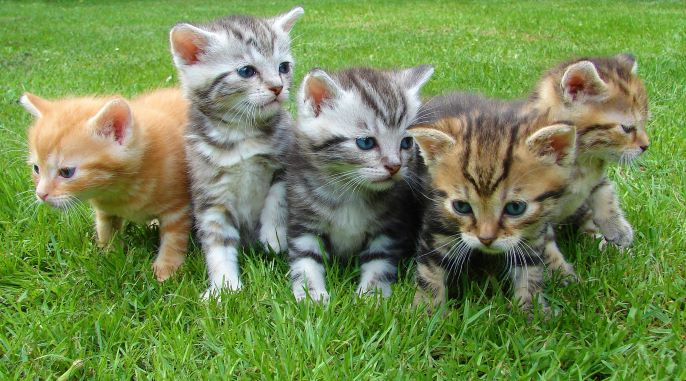
#> input picture Photos/cats.jpg, 686 x 381 px
$ python Thresholding.py
#> lines starting #> are read from the running program, lines starting #| are printed output that depends on the picture; after the words box and inside, x2 and y2 are one past the last pixel; in counts of white or black regions, pixels touching at a corner belong together
'''
Thresholding is a binarisation of an image. Converting an image into binary format.
'''
import cv2 as cv

img = cv.imread("./Photos/cats.jpg")
#> img is the input picture: shape (381, 686, 3); mean B, G, R 81.7, 139.1, 115.9
cv.imshow("Cats", img)

gray = cv.cvtColor(img, cv.COLOR_BGR2GRAY)
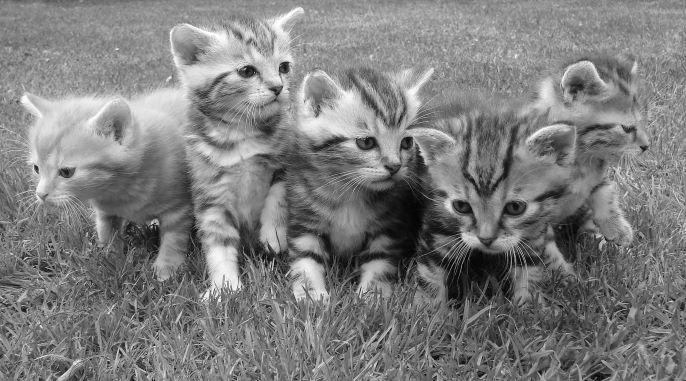
#> gray: shape (381, 686); min 1, max 255, mean 125.6
cv.imshow("Gray", gray)

# Simple Thresholding (In advanced, it won't work)
# thresh is the thresholded image,
# threshold is the same value that is passed(here 150)
threshold, thresh = cv.threshold(gray, 170, 255, cv.THRESH_BINARY)
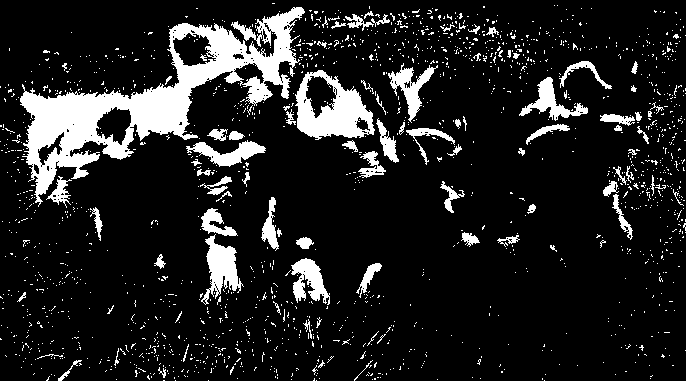
#> thresh: shape (381, 686); 13.1% white; 1684 white regions (1599 under 20 px), largest, box (x1, y1, x2, y2) and area: (20, 7, 305, 207) 14605, (295, 70, 375, 140) 2960, (201, 234, 244, 305) 1332
cv.imshow("Simple Thresholded", thresh)

threshold, thresh_inv = cv.threshold(gray, 170, 255, cv.THRESH_BINARY_INV)
cv.imshow("Simple Thresholded inverse", thresh_inv)


# Adaptive thresholding
# Blocksize --> the kernel size in which opencv uses to compute the mean value
# C --> value which is subtracted from the mean calculated to fine tune the value
adaptive_thresh = cv.adaptiveThreshold(
    gray, 255, cv.ADAPTIVE_THRESH_MEAN_C, cv.THRESH_BINARY_INV, 11, 3)
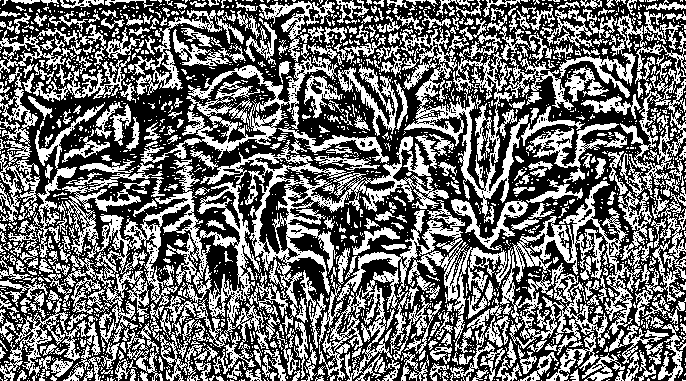
#> adaptive_thresh: shape (381, 686); 43.1% white; 2122 white regions (1682 under 20 px), largest, box (x1, y1, x2, y2) and area: (62, 159, 288, 349) 10005, (500, 181, 653, 355) 7545, (200, 136, 449, 317) 7021
cv.imshow("Adaptive thresholding", adaptive_thresh)

adaptive_thresh = cv.adaptiveThreshold(
    gray, 255, cv.ADAPTIVE_THRESH_GAUSSIAN_C, cv.THRESH_BINARY_INV, 11, 3)
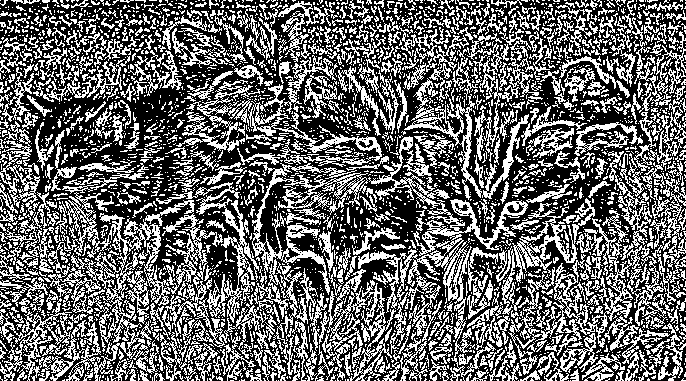
#> adaptive_thresh: shape (381, 686); 40.4% white in thin lines or dots
cv.imshow("Adaptive thresholding(Gaussian)", adaptive_thresh)


cv.waitKey(0)

$ run again, with Photos/Cat.jpg copied over Photos/cats.jpg
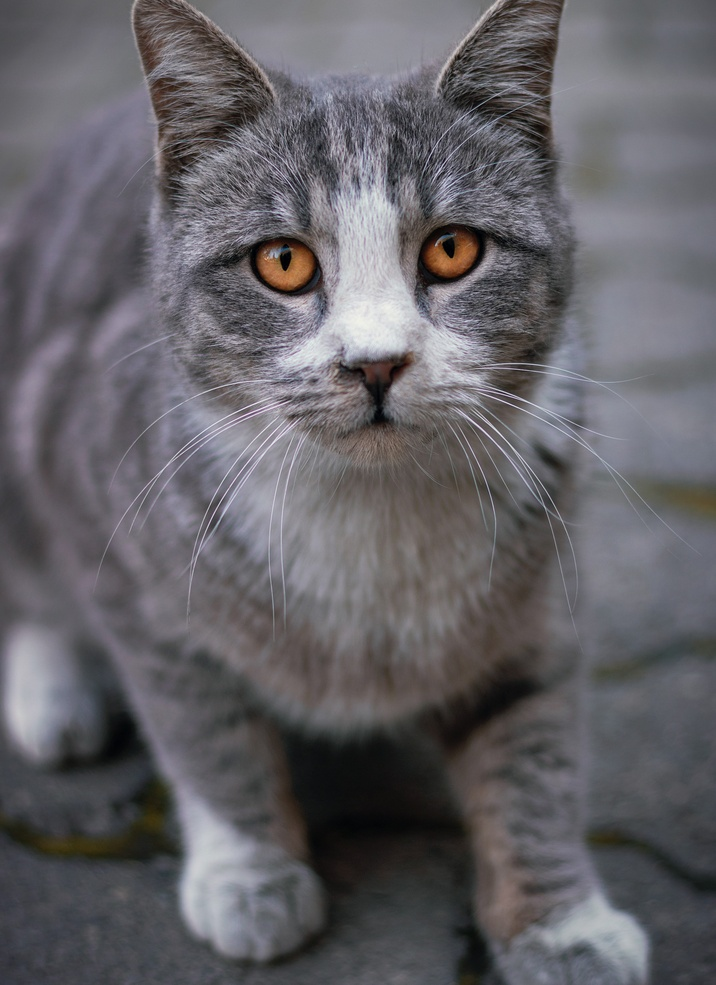
#> input picture Photos/Cat.jpg, 716 x 985 px, shrunk from 3568 x 4909 before the run
#> img is the input picture: shape (985, 716, 3); mean B, G, R 102, 97.3, 99.3
#> `threshold, thresh = cv.threshold(gray, 170, 255, cv.THRESH_BINARY)`:
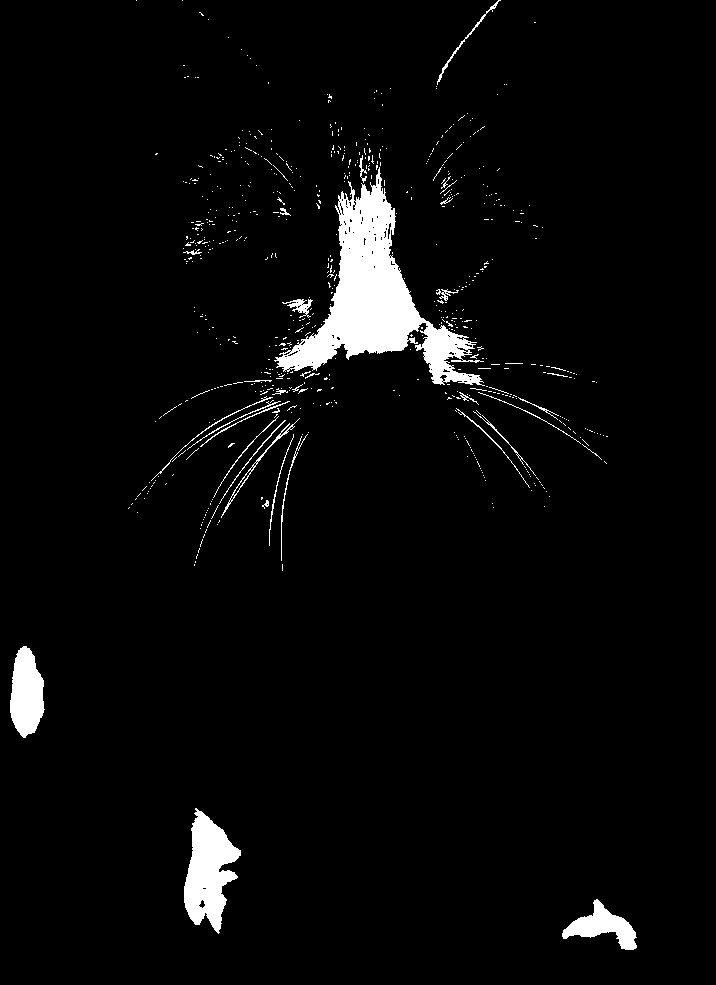
#> thresh: shape (985, 716); 3.8% white; 665 white regions (632 under 20 px), largest, box (x1, y1, x2, y2) and area: (274, 167, 485, 386) 14035, (184, 808, 241, 934) 4048, (10, 646, 45, 738) 2299
#> `adaptive_thresh = cv.adaptiveThreshold( gray, 255, cv.ADAPTIVE_THRESH_..`:
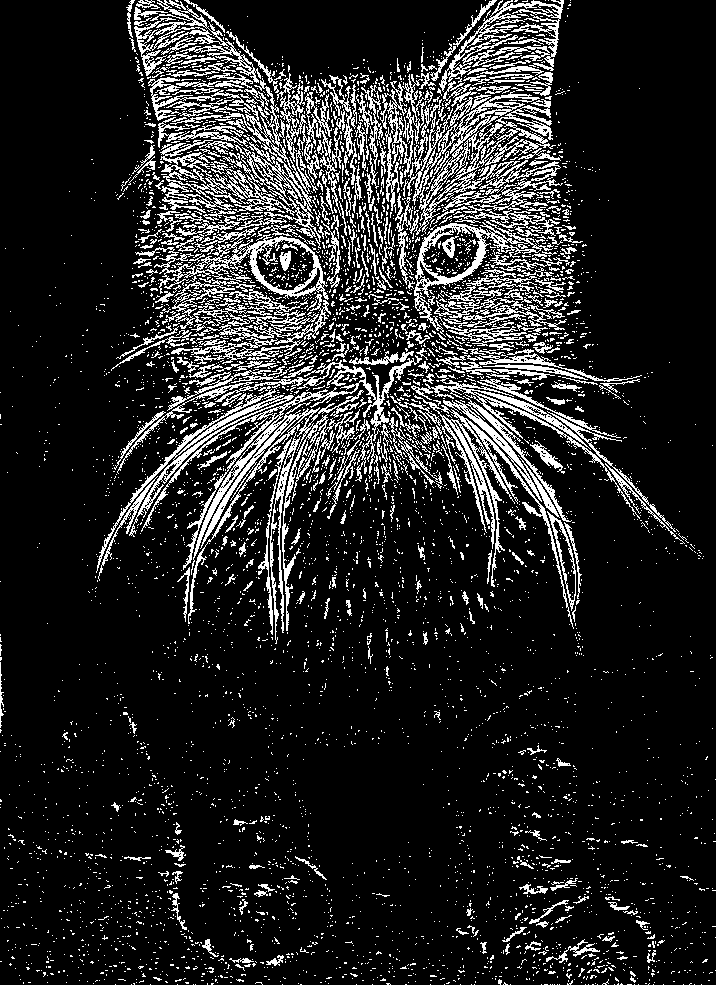
#> adaptive_thresh: shape (985, 716); 14.2% white in thin lines or dots

$ run again, with Photos/Dog.jpg copied over Photos/cats.jpg
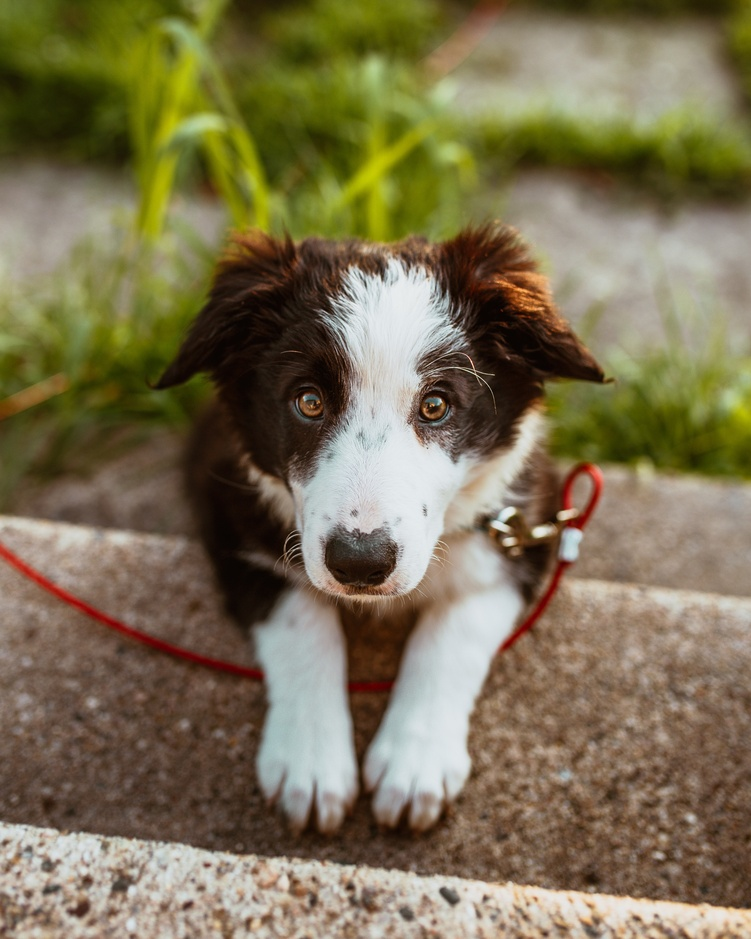
#> input picture Photos/Dog.jpg, 751 x 939 px, shrunk from 3284 x 4105 before the run
#> img is the input picture: shape (939, 751, 3); mean B, G, R 82.6, 113, 123.6
#> `threshold, thresh = cv.threshold(gray, 170, 255, cv.THRESH_BINARY)`:
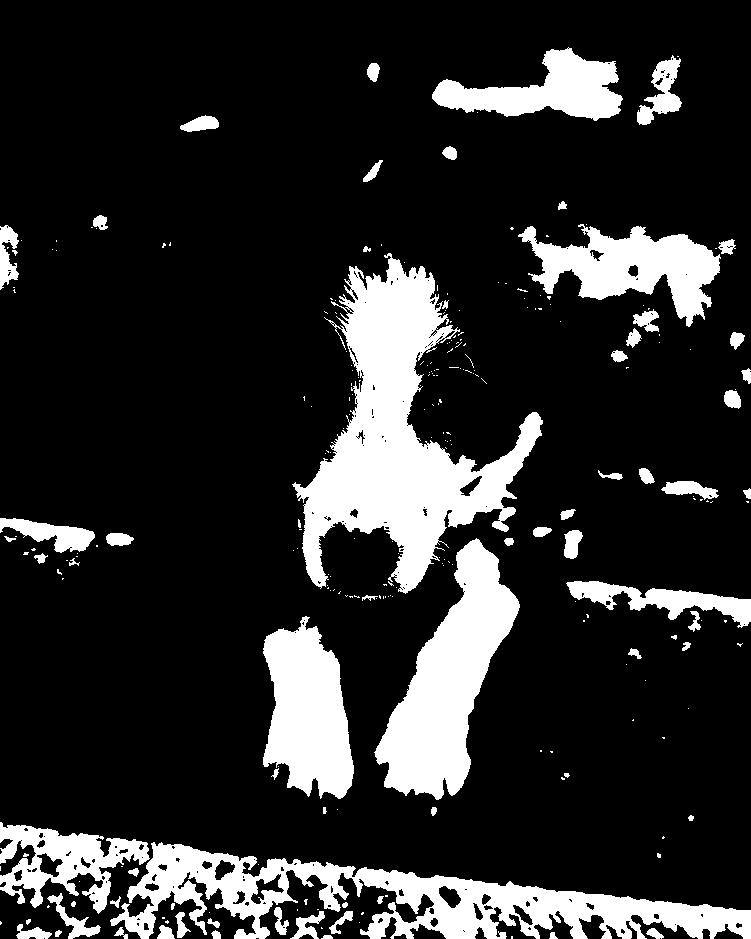
#> thresh: shape (939, 751); 17.3% white; 259 white regions (189 under 20 px), largest, box (x1, y1, x2, y2) and area: (292, 253, 543, 594) 32108, (110, 842, 751, 939) 22977, (374, 538, 520, 800) 17125
#> `adaptive_thresh = cv.adaptiveThreshold( gray, 255, cv.ADAPTIVE_THRESH_..`:
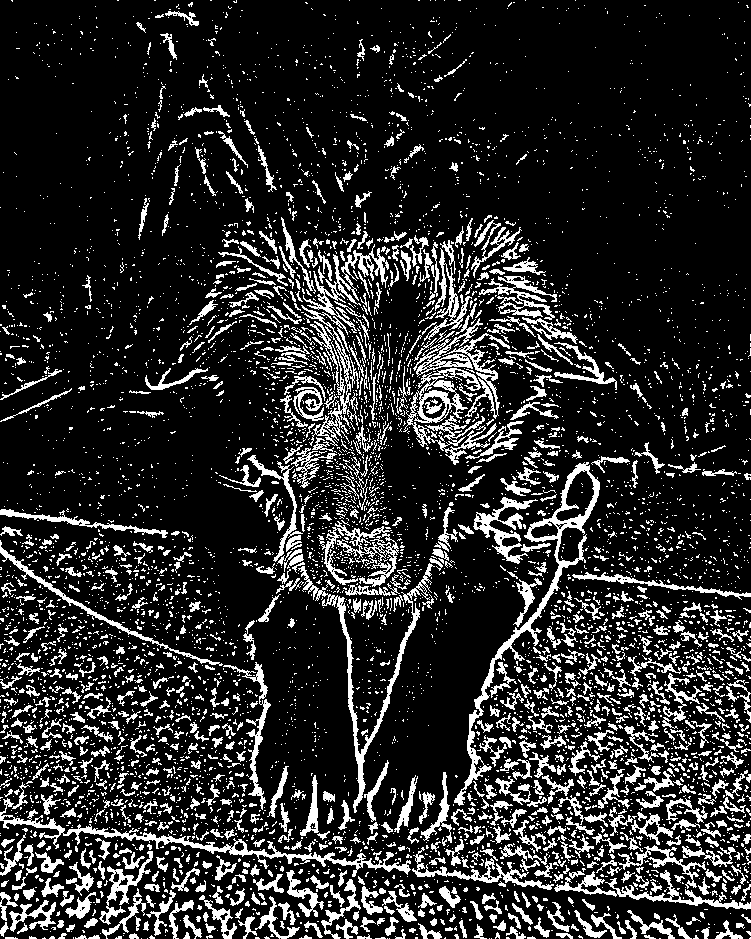
#> adaptive_thresh: shape (939, 751); 16.6% white; 6577 white regions (5582 under 20 px), largest, box (x1, y1, x2, y2) and area: (454, 462, 600, 806) 3365, (0, 798, 411, 877) 2817, (298, 563, 435, 813) 2401
